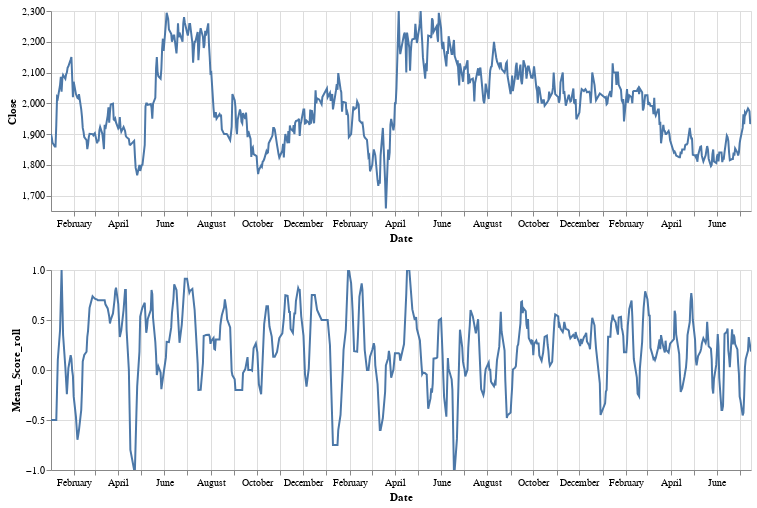

This figure's notebook cell:
### Markdown cell above
# Time Series Plotting

### Code cell
import altair as alt


alt.Chart(forplot).mark_line().encode(
    alt.X(alt.repeat("column"), type='temporal'),
    alt.Y(alt.repeat("row"), type='quantitative', scale=alt.Scale(zero = False))
).properties(
    width=700,
    height=200
).repeat(
    row=[' Close', 'Mean_Score_roll'],
    column=['Date']
).interactive(
  bind_y = False
)

### Figure 1 — Vega-Lite specification as saved in the notebook (floating-point values rounded to 4 significant figures; data arrays with more than 128 entries replaced by an {"elided": "..."} marker saying what was removed)
{"config": {"view": {"continuousWidth": 400, "continuousHeight": 300}}, "repeat": {"column": ["Date"], "row": [" Close", "Mean_Score_roll"]}, "spec": {"data": {"name": "data-782eab08da07a7ec39e105bfded9db6c"}, "mark": "line", "encoding": {"x": {"type": "temporal", "field": {"repeat": "column"}}, "y": {"type": "quantitative", "field": {"repeat": "row"}, "scale": {"zero": false}}}, "height": 200, "selection": {"selector001": {"type": "interval", "bind": "scales", "encodings": ["x"]}}, "width": 700}, "$schema": "https://vega.github.io/schema/vega-lite/v4.8.1.json", "datasets": {"data-782eab08da07a7ec39e105bfded9db6c": {"elided": "618 records"}}}
